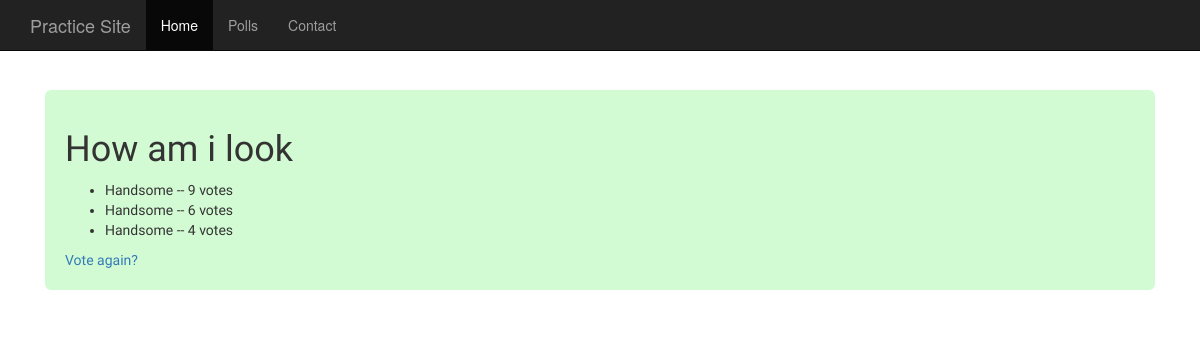
The page /polls/2/results/ on the database as committed earlier.
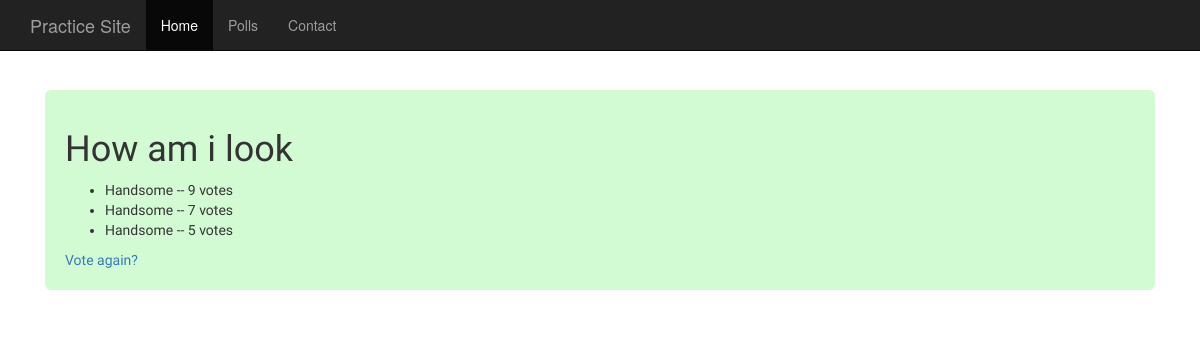
The same page on the database as committed later.
### polls/models.py (models this page shows, shortened)
class Choice(models.Model):
    question = models.ForeignKey(Question, on_delete=models.CASCADE)
    choice_text = models.CharField(max_length=200)
    votes = models.IntegerField(default=0)

### polls/views.py (the view)
# urls.py: url(r'^(?P<pk>[0-9]+)/results/$', views.ResultsView.as_view(), name='results'),
class ResultsView(generic.DetailView):
    model = Question
    template_name = 'polls/result.html'

### templates/polls/result.html
{% extends 'polls/base.html' %}
{% block content %}
<h1>{{ question.question_text }}</h1>
<ul>
{% for choice in question.choice_set.all %}
    <li>{{ choice.choice_text }} -- {{ choice.votes }} vote{{ choice.votes|pluralize }}</li>
{% endfor %}
</ul>
<a href="{% url 'polls:detail' question.id %}">Vote again?</a>
{% endblock %}}

Rows that differ between the two databases and show on the page:
changed Choice (number 2 of 3 on the later page): votes "6" → "7"
changed Choice (number 3 of 3 on the later page): votes "4" → "5"
